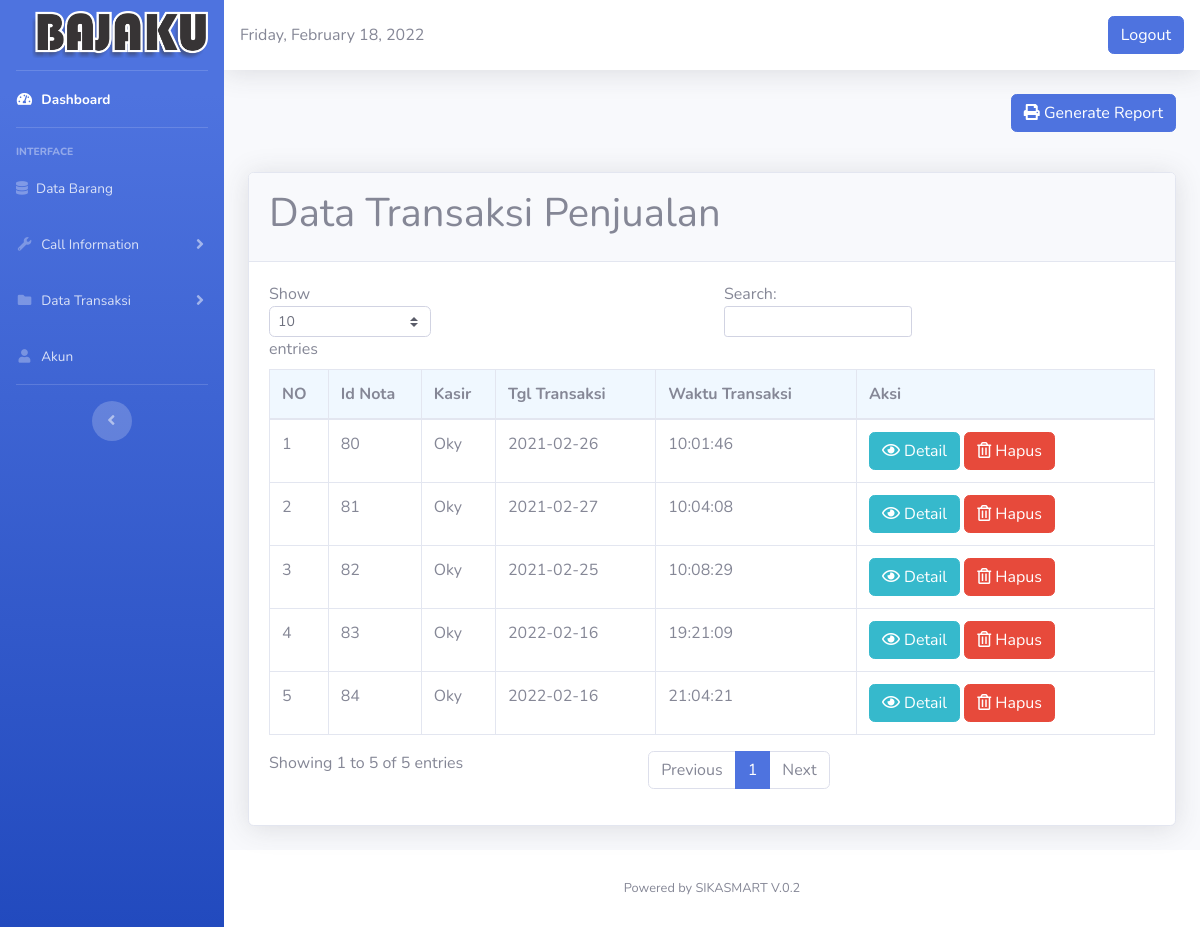
Page /peminjam_asetK.php (signed in) on the committed database.
### tables this page shows
CREATE TABLE `nota_belanja` (
  `id_nota` int(11) NOT NULL,
  `tgl` date DEFAULT NULL,
  `waktu` char(10) DEFAULT NULL,
  `kasir` varchar(80) DEFAULT NULL
);

### peminjam_asetK.php (the view, shortened to what this page needs)
<?php
  if($_SESSION['level']!="admin"){
    echo "anda belum login! silahkan <a href='index.html'> login dulu,</a>";
  }else{
  ?>
 <!DOCTYPE html>
<html lang="en">
<head>
  <link href="vendor/fontawesome-free/css/all.min.css" rel="stylesheet" type="text/css">
  <link href="css/sb-admin-2.min.css" rel="stylesheet">
</head>
<body id="page-top">
  <div id="wrapper">
    <ul class="navbar-nav bg-gradient-primary sidebar sidebar-dark accordion" id="accordionSidebar">
      <a class="sidebar-brand d-flex align-items-center justify-content-center" href="#">
        <div class="sidebar-brand-text mx-3"><img style="width:110%"src="sm2.png"></sup></div>
      </a>
      <hr class="sidebar-divider my-0">
      <li class="nav-item active">
        <a class="nav-link" href="Dashboard.php">
          <i class="fas fa-fw fa-tachometer-alt"></i>
          <span>Dashboard</span></a>
      </li>
      <hr class="sidebar-divider">
      <div class="sidebar-heading">
        Interface
      </div>
      <li class="nav-item">
        <a class="nav-link" href="tables2.php">
          <i class="fas fa-database"></i>
          <span>Data Barang</span></a>
      </li>
      <li class="nav-item">
        <a class="nav-link collapsed" href="#" data-toggle="collapse" data-target="#collapseUtilities" aria-expanded="true" aria-controls="collapseUtilities">
          <i class="fas fa-fw fa-wrench"></i>
          <span>Call Information</span>
        </a>
      </li>
       <li class="nav-item">
        <a class="nav-link collapsed" href="#" data-toggle="collapse" data-target="#collap" aria-expanded="true" aria-controls="collapseUtilities">
          <i class="fas fa-fw fa-folder"></i>
          <span>Data Transaksi</span>
        </a>
      </li>
      <li class="nav-item">
        <a class="nav-link" href="register.php">
          <i class="fas fa-fw fa-user"></i>
          <span>Akun</span></a>
      </li>
      <hr class="sidebar-divider d-none d-md-block">
      <div class="text-center d-none d-md-inline">
        <button class="rounded-circle border-0" id="sidebarToggle"></button>
      </div>
    </ul>
    <div id="content-wrapper" class="d-flex flex-column">
      <div id="content">
        <nav class="navbar navbar-expand navbar-light bg-white topbar mb-4 static-top shadow">
<div class="date">
                <?php
                $Today = date('y:m:d');
                $new = date('l, F d, Y', strtotime($Today));
                echo $new;
                ?>
              </div>
          <ul class="navbar-nav ml-auto">
                <a href="logout.php" class="btn btn-primary square-btn-adjust">Logout</a>
          </ul>
        </nav>
        <div class="container-fluid">
           <div class="d-sm-flex align-items-center justify-content-between mb-4">
            <button class="btn  btn-primary mb-3 " data-toggle="modal" data-target="#print_barang"><i class="fas fa-print "></i> Generate Report </button>
          </div>
<?php
include('koneksi.php');
?>
          <div class="card shadow mb-4">
            <div class="card-header py-3">
             <h1>Data Transaksi Penjualan</h1>
            </div>
            <div class="card-body">
              <div class="table-responsive">
                <table class="table table-bordered" id="dataTable" width="100%" cellspacing="0">
                  <thead>
                     <tr bgcolor="#F0F8FF">
                      <th>NO</th>
                      <th>Id Nota</th>
                      <th>Kasir</th>
                      <th>Tgl Transaksi</th>
                      <th>Waktu Transaksi</th>
                      <th>Aksi</th>
                  </tr>
              </thead>
              <tbody>
                 <?php
                    $no =1;
                   $sql = $koneksi->query("SELECT * from nota_belanja ORDER BY id_nota ASC");
                   while ($data = $sql->fetch_assoc()){
                 ?>
             <tr>
                 <td><?php echo $no ++; ?></td>
                 <td><?php echo $data['id_nota'];?></td>
                  <td><?php echo $data['kasir'];?></td>
                  <td><?php echo $data['tgl'];?></td>
                  <td><?php echo $data['waktu'];?></td>
                  <td>
                    <a href ="detail_belanja.php?id_nota=<?php echo $data['id_nota']; ?>" class="btn btn-info"><i class="far fa-eye"></i> Detail</a>
                      <a href ="hapuspeminjam.php?id_nota=<?php echo $data['id_nota']; ?>" class="btn btn-danger" onclick="return confirm('Yakin anda akan menghapus data ini ?');"><i class="far fa-trash-alt"></i> Hapus</a>
                   </td>
             </tr>
                 <?php } ?>
              </tbody>
                </table>
              </div>
            </div>
          </div>
        </div>
      </div>
      <footer class="sticky-footer bg-white">
        <div class="container my-auto">
          <div class="copyright text-center my-auto">
            <span>Powered by SIKASMART V.0.2</span>
          </div>
        </div>
      </footer>
    </div>
  </div>
</body>
</html>
<?php } ?>

### rows in the picture
nota_belanja: id_nota "80", kasir "Oky", tgl "2021-02-26", waktu "10:01:46"
nota_belanja: id_nota "81", kasir "Oky", tgl "2021-02-27", waktu "10:04:08"
nota_belanja: id_nota "82", kasir "Oky", tgl "2021-02-25", waktu "10:08:29"
nota_belanja: id_nota "83", kasir "Oky", tgl "2022-02-16", waktu "19:21:09"
nota_belanja: id_nota "84", kasir "Oky", tgl "2022-02-16", waktu "21:04:21"
